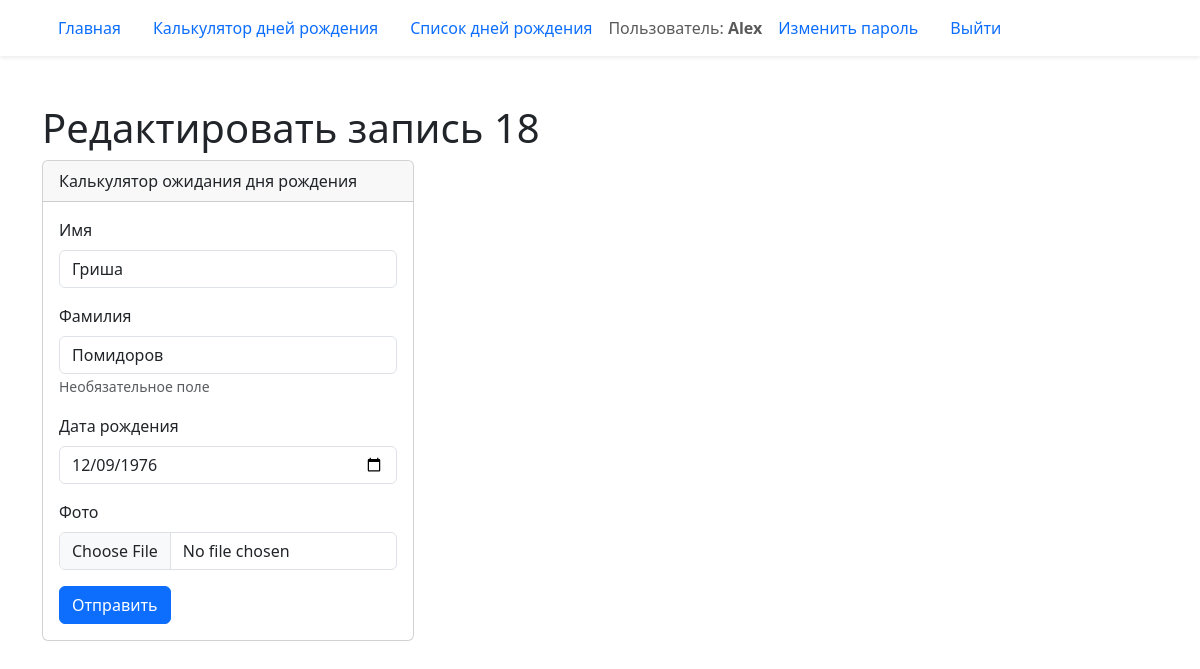
Screenshot of /birthday/18/edit/ (signed in) with the database file from the repository.
### birthday/models.py (models this page shows, shortened)
class Birthday(models.Model):
    first_name = models.CharField('Имя', max_length=20)
    last_name = models.CharField(
        'Фамилия', blank=True, help_text='Необязательное поле', max_length=20
    )
    birthday = models.DateField('Дата рождения', validators=(real_age,))
    image = models.ImageField('Фото', upload_to='birthdays_images', blank=True)
    author = models.ForeignKey(User, verbose_name='Автор записи',
                               on_delete=models.CASCADE, null=True)
    class Meta:
        verbose_name = 'Запись'
        constraints = (
            models.UniqueConstraint(
                fields=('first_name', 'last_name', 'birthday'),
                name='Unique person constraint',
            ),
        )

### birthday/views.py (the view)
# urls.py: path('<int:pk>/edit/', views.BirthdayUpdateView.as_view(), name='edit'),
class BirthdayUpdateView(LoginRequiredMixin, UpdateView):
    model = Birthday
    form_class = BirthdayForm
    def dispatch(self, request, *args, **kwargs):
        instance = get_object_or_404(Birthday, pk=kwargs['pk'])
        if instance.author != request.user:
            raise HttpResponseForbidden
        return super().dispatch(request, *args, **kwargs)

### birthday/forms.py (shortened to what this page needs)
class BirthdayForm(forms.ModelForm):
    class Meta:
        model = Birthday
        exclude = ('author',)
        widgets = {
            'birthday': forms.DateInput(attrs={'type': 'date'})
        }
        validators = (real_age,)

### templates/birthday/birthday_form.html (shortened to what this page needs)
{% extends "base.html" %}
{% load django_bootstrap5 %}
{% block content %}
  {% if "/edit/" in request.path %}
    <h1>Редактировать запись {{ form.instance.pk }}</h1>
  {% else %}
    <h1>Создать запись</h1>
  {% endif %}
  <div class="card col-4">
    <div class="card-header">
      Калькулятор ожидания дня рождения
    </div>
    <div class="card-body">
      <form method="post" enctype="multipart/form-data">
        {% bootstrap_form form %}
        {% bootstrap_button button_type="submit" content="Отправить" %}
      </form>
    </div>
  </div>
{% endblock content %}

### templates/includes/header.html (shortened to what this page needs)
<header>
  <nav class="navbar shadow-sm">
    <div class="container">
      {% with request.resolver_match.view_name as view_name %}
        <ul class="nav nav-pills">
          <li class="nav-item">
            <a class="nav-link {% if view_name == 'pages:homepage' %} active {% endif %}"
              href="{% url 'pages:homepage' %}">
              Главная
            </a>
          </li>
          <li class="nav-item">
            <a class="nav-link {% if view_name == 'birthday:create' %} active {% endif %}"
              href="{% url 'birthday:create' %}">
              Калькулятор дней рождения
            </a>
          </li>
          <li class="nav-item">
            <a class="nav-link {% if view_name == 'birthday:list' %} active {% endif %}" href="{% url 'birthday:list' %}">
              Cписок дней рождения
            </a>
          </li>
          {% if user.is_authenticated %}
            <span class="navbar-text">Пользователь: <b>{{ user.username }}</b></span>
            <li class="nav-item">
              <a class="nav-link{% if view_name == 'password_change' %} active {% endif %}"
                href="{% url 'password_change' %}">Изменить пароль</a>
            </li>
            <li class="nav-item">
              <a class="nav-link" href="{% url 'logout' %}">Выйти</a>
            </li>
          {% endif %}
        </ul>
      {% endwith %}
    </div>
  </nav>
</header>

### rows the page displays
Birthday: instance.pk "18", first_name "Гриша", last_name "Помидоров", birthday "12/09/1976"

### other values shown
{{ user.username }} "Alex"
